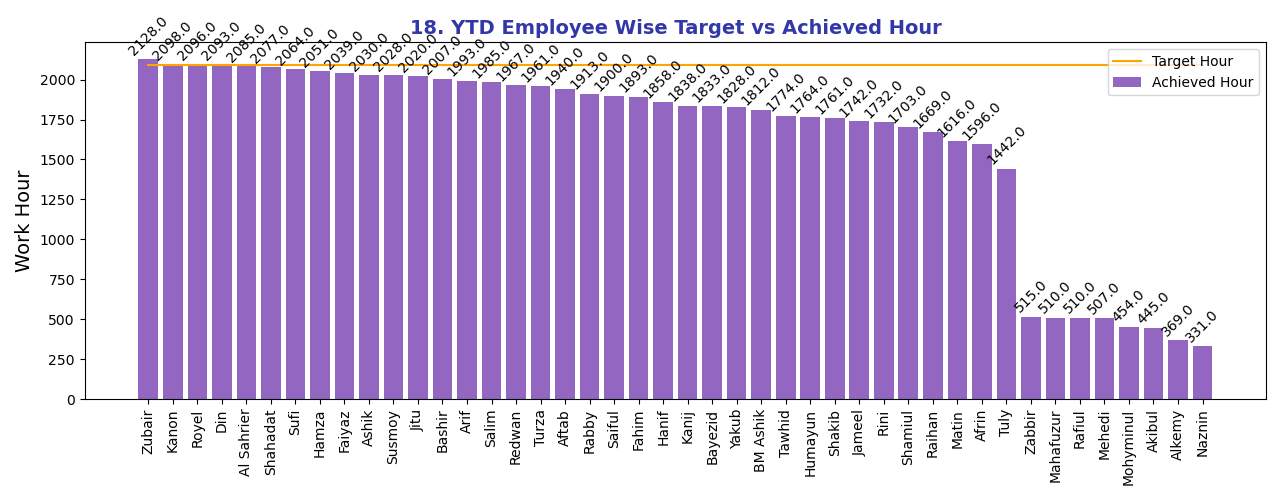

Write Python code to recreate this figure.
import matplotlib.pyplot as plt
import pandas as pd
import numpy as np
import sys
import pyodbc as db
import openpyxl
import xlrd
import os
import smtplib
from datetime import datetime
from email import encoders
from email.mime.base import MIMEBase
from email.mime.image import MIMEImage
from email.mime.multipart import MIMEMultipart
from email.mime.text import MIMEText
from datetime import datetime
import pytz
import matplotlib.patches as patches
import pyodbc as db
import xlrd
from PIL import Image
import calendar
import sys
import pandas as pd
## --------------------------------------------
# # ---------  Months Start Date --------------
# # -------------------------------------------
import datetime
from dateutil.relativedelta import relativedelta
import re
from datetime import date
from pandas.tseries import offsets
import matplotlib.pyplot as plt
import os
import pyodbc as db
import sys

connection = db.connect('DRIVER={SQL Server};'
                        'SERVER=;'                     # Provide server
                        'DATABASE=;'                   # provide database 
                        'UID=;PWD=')                   # provide username and password
cursor = connection.cursor()
dirpath = os.path.dirname(os.path.realpath(__file__))


last_day_chart_df = pd.read_sql_query("""Select distinct LTRIM(a.asign_name) as 'Employee Name',c.short_name as 'Short_Name', ISNULL(b.Total,0) as work_hour
from
(select distinct asign_name,asign_id from tasks
where task_date >= CONVERT(varchar(10), getdate()-50,126)
group by asign_name,asign_id) as a
left join
(select asign_name,asign_id,
sum((DATEDIFF(second, start_time, end_time))/3600) as Total
from tasks
where YEAR (task_date) = YEAR (CONVERT(varchar(10), getdate()-1,126))
group by asign_name,asign_id) as b
on a.asign_id=b.asign_id
left join
(select distinct [name], short_name,[user_id] from employees
where status =1 ) as c
on a.asign_id = c.[user_id]
where a.asign_name<>'Md. Nazmus Sadat'
and a.asign_name<>'Md. Mahmud Ul Islam'
and a.asign_name<>'Md. Al Ameen'
and a.asign_name<>'Md. Shahriar Parvez'
and a.asign_name<>'Naznin Akter'
and a.asign_name<>'Almas Md. Estiak - Suzon'
and a.asign_name<>'Sanchita Saha'
and a.asign_name<>'Goutam Tarafder'
order by work_hour DESC""", connection)

from datetime import date


# # --------------------------------------------------
# # Current Date and Months Start Date
# # --------------------------------------------------
todayDate = datetime.date.today()
resultDate = todayDate.replace(day=1)
if ((todayDate - resultDate).days > 25):
    resultDate = resultDate + relativedelta(months=0)
month_start_date = int(re.sub("\-",'', str(resultDate)))
current_date = int(re.sub("\-",'', str(todayDate)))
#print('Month Start Date = ', month_start_date)
#print('Current Date = ', current_date)

date = datetime.date.today()
years_first_day = int(str(date.year)+'0101')
#print('Years Start Date = ', years_first_day)
# # ---------------------------------------------------------------
# # Current Months Number of Off Day, Half day and Full Working Day
# # ---------------------------------------------------------------
# Read the dataset
data = pd.read_excel('./working_date.xlsx')
#print(data.columns)
# Sorting data set
total_offday_in_month = data[
    (data.maindate.between(years_first_day, current_date, inclusive=True))
    & (data.working_status == 0)
    ]

Public_off_days_in_year = total_offday_in_month.maindate.count()

#print('Total Off Day In this Year = ', Public_off_days_in_year)

# # Total Saturday in a month
total_halfday_in_month = data[
    (data.maindate.between(years_first_day, current_date, inclusive=True))
    & (data.working_status == 1)
    ]

weekly_saturdays_in_year = total_halfday_in_month.maindate.count()

#print('Total Half Day In this Year = ', weekly_saturdays_in_year)
# # Total Full Day in a month


total_Fullday_in_month = data[
    (data.maindate.between(years_first_day, current_date, inclusive=True))
    & (data.working_status == 2)
    ]

full_days_in_year = total_Fullday_in_month.maindate.count()

#print('Total Full Day In this Year = ', full_days_in_year)

personel_df = pd.read_sql_query("""select count(status) as amount from users
where status=1 and
name != 'Mohammad Shakhawat Hossain Biswas'
""", connection)


total_personel = int(personel_df['amount'])
#total_personel=45
target=[]

aii=(8*full_days_in_year)+(4*weekly_saturdays_in_year)
for loop_value in range(0,total_personel):
    target.append(aii)
#print(target)

labels = last_day_chart_df['Short_Name'].values.tolist()
sizes = last_day_chart_df['work_hour'].values.tolist()
#print(labels)
#print(sizes)

plt.subplots(figsize=(12.81, 5))
#colors=['#03254c','#1c3a5d','#35506f','#4e6681','#677c93','#8192a5','#9aa7b7','#9aa7b7','#b3bdc9','#b3bdc9','#ccd3db','#e5e9ed']
#colors=['#4c0099','#5d19a3','#6f32ad','#814cb7','#9366c1','#a57fcc','#a57fcc','#b799d6','#c9b2e0','#c9b2e0','#dbccea','#ede5f4']
colors='#9366c1'
plt.plot(labels, target, color='orange')



plt.bar(labels, sizes,color=colors, align='center',width=.8, alpha=1)

for x,y in zip(labels,sizes):

    label = "{:.1f}".format(y)

    plt.annotate(label, # this is the text
                 (x,y), # this is the point to label
                 textcoords="offset points", # how to position the text
                 xytext=(0,3), # distance from text to points (x,y)
                 rotation=45,
                ha='center')

plt.title('18. YTD Employee Wise Target vs Achieved Hour', ha='center',color='#3238a8', fontsize=14, fontweight='bold')
plt.xticks(labels, rotation='vertical')
#plt.xlabel('Employee', fontsize=14)
plt.ylabel('Work Hour', fontsize=14)
plt.tight_layout()
plt.legend(['Target Hour','Achieved Hour'], loc='upper right')
#plt.grid(True)
plt.savefig('YTD_employee_wise_work_T_vs_A.png')
#plt.show()
plt.close()
print('18. YTD Employee Wise Target vs Achieved Hour generated')

